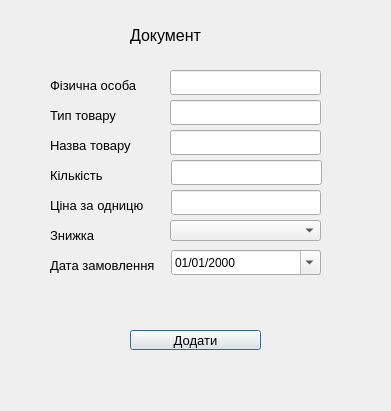
<?xml version="1.0" encoding="UTF-8"?>
<ui version="4.0">
 <class>docbuy</class>
 <widget class="QDialog" name="docbuy">
  <property name="geometry">
   <rect>
    <x>0</x>
    <y>0</y>
    <width>391</width>
    <height>411</height>
   </rect>
  </property>
  <property name="windowTitle">
   <string>Dialog</string>
  </property>
  <widget class="QLineEdit" name="lineEdit_2_quantity">
   <property name="geometry">
    <rect>
     <x>171</x>
     <y>160</y>
     <width>151</width>
     <height>25</height>
    </rect>
   </property>
  </widget>
  <widget class="QLineEdit" name="lineEdit_name_commodity_3">
   <property name="geometry">
    <rect>
     <x>170</x>
     <y>100</y>
     <width>151</width>
     <height>25</height>
    </rect>
   </property>
  </widget>
  <widget class="QLineEdit" name="lineEdit_3_price">
   <property name="geometry">
    <rect>
     <x>171</x>
     <y>190</y>
     <width>150</width>
     <height>25</height>
    </rect>
   </property>
  </widget>
  <widget class="QLabel" name="label_3">
   <property name="geometry">
    <rect>
     <x>130</x>
     <y>20</y>
     <width>81</width>
     <height>30</height>
    </rect>
   </property>
   <property name="font">
    <font>
     <pointsize>12</pointsize>
     <weight>50</weight>
     <bold>false</bold>
    </font>
   </property>
   <property name="text">
    <string>Документ</string>
   </property>
  </widget>
  <widget class="QLabel" name="label_6">
   <property name="geometry">
    <rect>
     <x>50</x>
     <y>220</y>
     <width>130</width>
     <height>30</height>
    </rect>
   </property>
   <property name="font">
    <font>
     <pointsize>10</pointsize>
     <weight>50</weight>
     <bold>false</bold>
    </font>
   </property>
   <property name="text">
    <string>Знижка</string>
   </property>
  </widget>
  <widget class="QDateEdit" name="dateEdit">
   <property name="geometry">
    <rect>
     <x>171</x>
     <y>250</y>
     <width>150</width>
     <height>25</height>
    </rect>
   </property>
   <property name="displayFormat">
    <string>dd/MM/yyyy</string>
   </property>
   <property name="calendarPopup">
    <bool>true</bool>
   </property>
  </widget>
  <widget class="QComboBox" name="comboBox">
   <property name="geometry">
    <rect>
     <x>170</x>
     <y>220</y>
     <width>151</width>
     <height>21</height>
    </rect>
   </property>
  </widget>
  <widget class="QLabel" name="label_16">
   <property name="enabled">
    <bool>true</bool>
   </property>
   <property name="geometry">
    <rect>
     <x>50</x>
     <y>100</y>
     <width>101</width>
     <height>30</height>
    </rect>
   </property>
   <property name="font">
    <font>
     <pointsize>10</pointsize>
     <weight>50</weight>
     <bold>false</bold>
    </font>
   </property>
   <property name="text">
    <string>Тип товару</string>
   </property>
  </widget>
  <widget class="QLabel" name="label_4">
   <property name="geometry">
    <rect>
     <x>50</x>
     <y>160</y>
     <width>130</width>
     <height>30</height>
    </rect>
   </property>
   <property name="font">
    <font>
     <pointsize>10</pointsize>
     <weight>50</weight>
     <bold>false</bold>
    </font>
   </property>
   <property name="text">
    <string>Кількість</string>
   </property>
  </widget>
  <widget class="QLabel" name="label_7">
   <property name="geometry">
    <rect>
     <x>50</x>
     <y>250</y>
     <width>130</width>
     <height>30</height>
    </rect>
   </property>
   <property name="font">
    <font>
     <pointsize>10</pointsize>
     <weight>50</weight>
     <bold>false</bold>
    </font>
   </property>
   <property name="text">
    <string>Дата замовлення</string>
   </property>
  </widget>
  <widget class="QPushButton" name="pushButton_2_add_next_commodity">
   <property name="geometry">
    <rect>
     <x>130</x>
     <y>330</y>
     <width>131</width>
     <height>20</height>
    </rect>
   </property>
   <property name="font">
    <font>
     <pointsize>10</pointsize>
    </font>
   </property>
   <property name="text">
    <string>Додати</string>
   </property>
  </widget>
  <widget class="QLineEdit" name="lineEdit_name_commodity">
   <property name="geometry">
    <rect>
     <x>170</x>
     <y>130</y>
     <width>151</width>
     <height>25</height>
    </rect>
   </property>
  </widget>
  <widget class="QLabel" name="label_14">
   <property name="enabled">
    <bool>true</bool>
   </property>
   <property name="geometry">
    <rect>
     <x>50</x>
     <y>130</y>
     <width>101</width>
     <height>30</height>
    </rect>
   </property>
   <property name="font">
    <font>
     <pointsize>10</pointsize>
     <weight>50</weight>
     <bold>false</bold>
    </font>
   </property>
   <property name="text">
    <string>Назва товару</string>
   </property>
  </widget>
  <widget class="QLabel" name="label_measurement_units">
   <property name="geometry">
    <rect>
     <x>300</x>
     <y>180</y>
     <width>47</width>
     <height>21</height>
    </rect>
   </property>
   <property name="text">
    <string/>
   </property>
  </widget>
  <widget class="QLineEdit" name="lineEdit_name_commodity_2">
   <property name="geometry">
    <rect>
     <x>170</x>
     <y>70</y>
     <width>151</width>
     <height>25</height>
    </rect>
   </property>
  </widget>
  <widget class="QLabel" name="label_5">
   <property name="geometry">
    <rect>
     <x>50</x>
     <y>190</y>
     <width>130</width>
     <height>30</height>
    </rect>
   </property>
   <property name="font">
    <font>
     <pointsize>10</pointsize>
     <weight>50</weight>
     <bold>false</bold>
    </font>
   </property>
   <property name="text">
    <string>Ціна за одницю</string>
   </property>
  </widget>
  <widget class="QLabel" name="label_15">
   <property name="enabled">
    <bool>true</bool>
   </property>
   <property name="geometry">
    <rect>
     <x>50</x>
     <y>70</y>
     <width>101</width>
     <height>30</height>
    </rect>
   </property>
   <property name="font">
    <font>
     <pointsize>10</pointsize>
     <weight>50</weight>
     <bold>false</bold>
    </font>
   </property>
   <property name="text">
    <string>Фізична особа</string>
   </property>
  </widget>
 </widget>
 <resources/>
 <connections/>
</ui>
